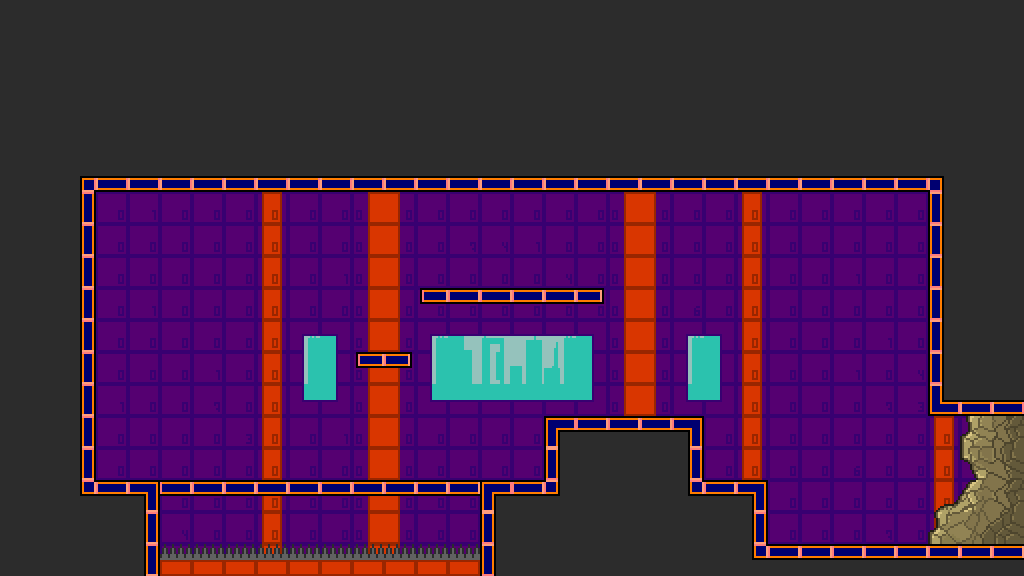

This game map was drawn from its Tiled (.tmx) file and the tilesets committed beside it. A one-line description and the trimmed map source follow:
An orthogonal 32x18 tile map with 32x32 px tiles, 12 tile layers (Sky, Sky2, Background, CollisionLayer, ...) and 5 objects.

<map version="1.0" orientation="orthogonal" width="32" height="18" tilewidth="32" tileheight="32">
 <tileset firstgid="1" name="generalSprite" tilewidth="32" tileheight="32">
  <image source="generalSprite.png" width="128" height="1184" />
  <tile id="60">
   <properties>
    <property name="tileType" value="empty" />
   </properties>
  </tile>
 </tileset>
 <layer name="Sky" width="32" height="18">
  <data>[576 cells, 0 non-empty, 0 distinct tile ids]</data>
 </layer>
 <layer name="Sky2" width="32" height="18">
  <data>[576 cells, 56 non-empty, 9 distinct tile ids]</data>
 </layer>
 <layer name="Background" width="32" height="18">
  <data>[576 cells, 297 non-empty, 20 distinct tile ids]</data>
 </layer>
 <layer name="CollisionLayer" width="32" height="18">
  <data>[576 cells, 576 non-empty, 13 distinct tile ids]</data>
 </layer>
 <layer name="DamagingLayer" width="32" height="18">
  <data>[576 cells, 576 non-empty, 2 distinct tile ids]</data>
 </layer>
 <layer name="DecorLayer" width="32" height="18">
  <data>[576 cells, 576 non-empty, 1 distinct tile ids]</data>
 </layer>
 <layer name="LadderLayer" width="32" height="18">
  <data>[576 cells, 576 non-empty, 1 distinct tile ids]</data>
 </layer>
 <layer name="PlatformLayer" width="32" height="18">
  <data>[576 cells, 576 non-empty, 4 distinct tile ids]</data>
 </layer>
 <layer name="UpBlockingLayer" width="32" height="18">
  <data>[576 cells, 576 non-empty, 1 distinct tile ids]</data>
 </layer>
 <layer name="DownBlockingLayer" width="32" height="18">
  <data>[576 cells, 576 non-empty, 1 distinct tile ids]</data>
 </layer>
 <layer name="LeftBlockingLayer" width="32" height="18">
  <data>[576 cells, 576 non-empty, 1 distinct tile ids]</data>
 </layer>
 <layer name="RightBlockingLayer" width="32" height="18">
  <data>[576 cells, 576 non-empty, 13 distinct tile ids]</data>
 </layer>
 <objectgroup name="EnemySpawnLayer" width="32" height="18">
  <object x="192" y="352" width="32" height="32" />
  <object x="544" y="224" width="32" height="32" />
 </objectgroup>
 <objectgroup name="PlayerSpawnLayer" width="32" height="18">
  <object x="96" y="384" width="64" height="96" />
 </objectgroup>
 <objectgroup name="SwitchSpawnLayer" width="32" height="18">
  <object x="704" y="288" width="32" height="32" />
 </objectgroup>
 <objectgroup name="ChestSpawnLayer" width="32" height="18">
  <object x="448" y="224" width="32" height="32" />
 </objectgroup>
</map>
